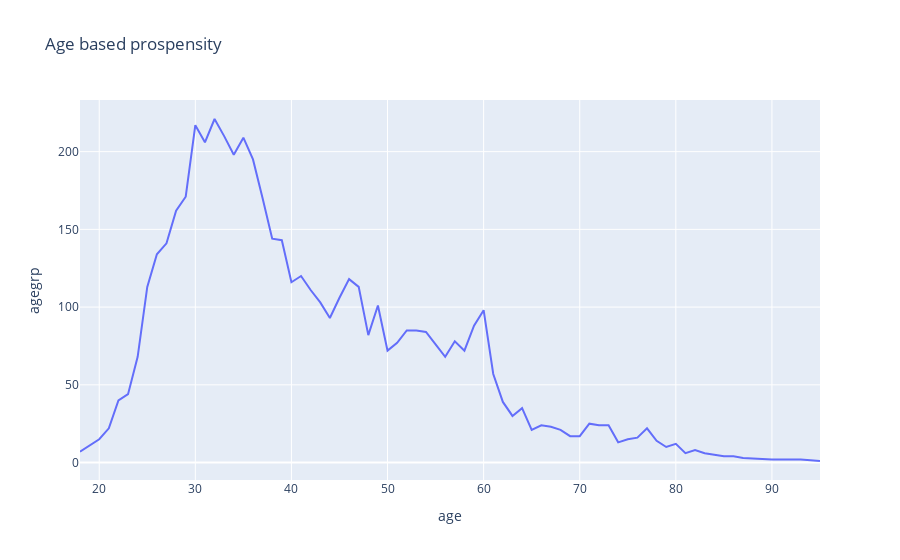

The notebook cell saved with this chart:
### Code cell
import plotly.express as px


fig = px.line(banksub1, x="age", y="agegrp", title='Age based prospensity')
fig.show()

### Figure 1 — Plotly figure (JSON) as saved in the notebook; plotly's stock layout.template omitted (floating-point values rounded to 4 significant figures)
{"data": [{"hovertemplate": "age=%{x}<br>agegrp=%{y}<extra></extra>", "legendgroup": "", "line": {"color": "#636efa", "dash": "solid"}, "mode": "lines", "name": "", "orientation": "v", "showlegend": false, "type": "scatter", "x": [18, 19, 20, 21, 22, 23, 24, 25, 26, 27, 28, 29, 30, 31, 32, 33, 34, 35, 36, 37, 38, 39, 40, 41, 42, 43, 44, 45, 46, 47, 48, 49, 50, 51, 52, 53, 54, 55, 56, 57, 58, 59, 60, 61, 62, 63, 64, 65, 66, 67, 68, 69, 70, 71, 72, 73, 74, 75, 76, 77, 78, 79, 80, 81, 82, 83, 84, 85, 86, 87, 90, 92, 93, 95], "xaxis": "x", "y": [7, 11, 15, 22, 40, 44, 68, 113, 134, 141, 162, 171, 217, 206, 221, 210, 198, 209, 195, 170, 144, 143, 116, 120, 111, 103, 93, 106, 118, 113, 82, 101, 72, 77, 85, 85, 84, 76, 68, 78, 72, 88, 98, 57, 39, 30, 35, 21, 24, 23, 21, 17, 17, 25, 24, 24, 13, 15, 16, 22, 14, 10, 12, 6, 8, 6, 5, 4, 4, 3, 2, 2, 2, 1], "yaxis": "y"}], "layout": {"legend": {"tracegroupgap": 0}, "title": {"text": "Age based prospensity"}, "xaxis": {"anchor": "y", "domain": [0, 1], "title": {"text": "age"}}, "yaxis": {"anchor": "x", "domain": [0, 1], "title": {"text": "agegrp"}}}}
